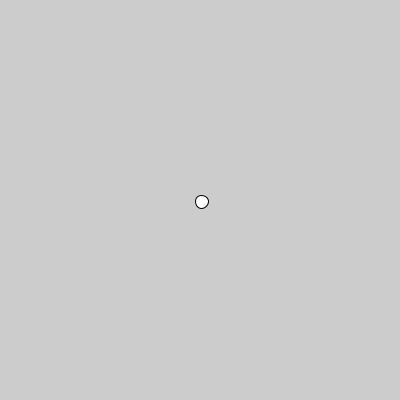
Frame 1 (no input)
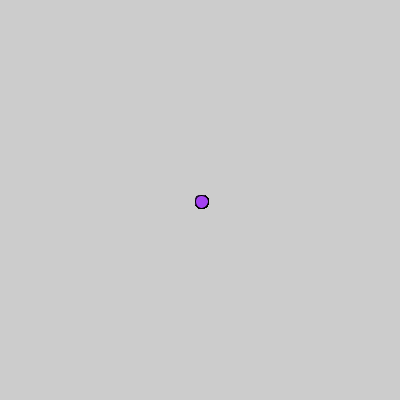
Frame 60 (the mouse pressed at the canvas centre just before this capture)
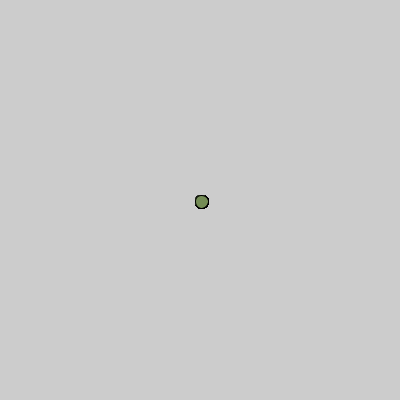
Frame 120 (the mouse held since frame 60 and released just before this capture)

The Processing sketch that drew these frames (run headless with seeded random() and noise(); from frame 60 on, the mouse is pressed at the canvas centre):

// Processing sketch: TaskSixWeek1
// ── TaskSixWeek1.pde
/* 
The code in this sketch will not compile, as it referes to varables which have not yet been declared 
Please complete task 5 to get this to compile.
*/

//Global scope variables
int numberOfCircles;
int circleSize;

//6.a
//Global scope variable for rgb
int r;
int g;
int b;


void setup(){
   size(400,400);
  
   numberOfCircles = 30;
   circleSize = width/numberOfCircles;
   ellipseMode(CORNER);
   
   //6.b
   //initialize r, g ,b variable
   r = 255;
   g = 255;
   b = 255;
   
  
}
void draw(){
  
  //Local scope variables
  int x;
  int y;
  int counter = 15;
  int rowCounter = 15;
  

  
  
  x = circleSize*counter;
  y = circleSize*rowCounter;
 
 //Un-comment this line after completing step 6.a 
 fill(r,g,b);
   
   ellipse(x,y,circleSize,circleSize);
  
  
  // Explaining conditional assignments. 
  // First part before the ?-mark, is a conditional. 
  // If this is true, the value after the ?-mark will be assigned. 
  // If not, the last value will.
  counter =  frameCount % numberOfCircles == 0 ? 0 : counter+1;
  rowCounter =  counter==0 ? rowCounter+1:rowCounter;
  
  
  // Explaining the modulus operator
  // Modulus is what is left when you divide one int with another int.
  // 1 % 3 = 1 (3 people can't share 1 apple without cutting it, so 1 apple is left)
  // 2 % 3 = 2
  // 3 % 3 = 0
 
  //Add the code for 6.c here
  r = counter == 0? (int)random(255) : r;
  g = counter == 0? (int)random(255) : g;
  b = counter == 0? (int)random(255) : b;
  
  
}
